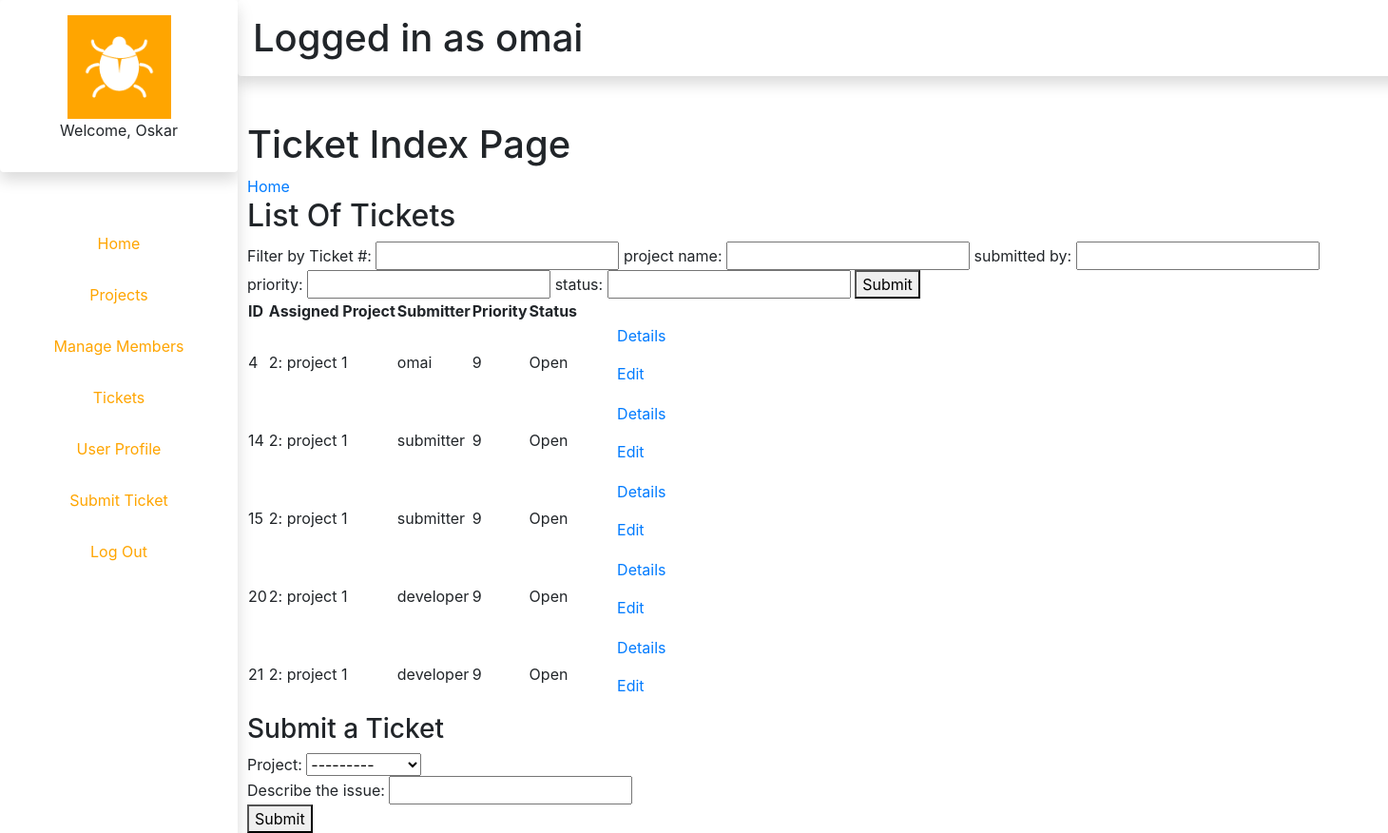
Page /tickets/ (signed in) on the committed database.
### authenticate/models.py (models this page shows)
class NewUser(AbstractBaseUser, PermissionsMixin):
	email = models.EmailField(_('email address'), unique=True)
	user_name = models.CharField(max_length=150, unique=True)
	first_name = models.CharField(max_length=150, blank=True)
	start_date = models.DateTimeField(default=timezone.now)
	pfp = models.ImageField(default="pfp1.jpg",null=True,blank=True)
	about = models.TextField(_(
		'about'), max_length=150, blank=True)
	is_staff = models.BooleanField(default=False)
	is_active = models.BooleanField(default=True)
	objects = CustomAccountManager()
	USERNAME_FIELD = "email"
	REQUIRED_FIELDS = ['user_name', 'first_name']
	def __str__(self):
		return self.user_name

### tickets/models.py (models this page shows, shortened)
class Ticket(models.Model):
	priorityChoices = (
		('1','1'),
		('2','2'),
		('3','3'),
		('4','4'),
		('5','5'),
		('6','6'),
		('7','7'),
		('8','8'),
		('9','9'),
	)
	statusChoices = (
		('Closed','Closed'),
		('Open','Open'),
	)
	raceChoices = (
		('Bugs/Errors','Bugs/Errors'),
	)
	project = models.ForeignKey(Project, on_delete=models.CASCADE,related_name="project_tickets")
	personnel = models.ForeignKey(ProjectMember, on_delete=models.SET_NULL , related_name="assigned_ticket" , null=True,default=None, blank=True)
	submitter = models.ForeignKey(settings.AUTH_USER_MODEL, on_delete=models.SET_NULL,null=True,related_name="user_tickets")
	description = models.CharField(max_length=100)
	priority = models.CharField(max_length=100,choices= priorityChoices)
	status = models.CharField(max_length=100, choices = statusChoices)
	race = models.CharField(max_length=100,choices = raceChoices)
	timeCreated = models.DateTimeField(auto_now_add=True)
	lastEdited = models.DateTimeField(default = datetime.datetime(2020,1,1,0,0,0))

### projects/models.py (models this page shows)
class Project(models.Model):
	submitter = models.ForeignKey(settings.AUTH_USER_MODEL, on_delete=models.CASCADE , related_name= "projects_created")
	name = models.CharField(max_length=64)
	description = models.CharField(max_length=100)
	class Meta:
		unique_together = ["name", 'submitter']
	def __str__(self):
		return u'{0}'.format(str(self.id) + ": " + self.name)

### authenticate/decorators.py (the view)
		def wrapper_func(request, *args,**kwargs):
			group = None
			if request.user.groups.exists():
				group = request.user.groups.all()[0].name
			if group in allowed_roles:
				return view_func(request,*args,**kwargs)
			else:
				return HttpResponse("You are not authorized to view this page")

### tickets/forms.py
class SubmitTicketForm(forms.Form):
	project = forms.ModelChoiceField(queryset= Project.objects.all(), label=None)
	description = forms.CharField(max_length=1000, label="Describe the issue")
	class Meta:
		model = Ticket
		fields = ['project','description']

### tickets/views.py (called while the page is built)
@login_required(login_url='authenticate:login')
@allowed_users(allowed_roles = ['admin','developer',])
def index(request):
	ticket_list = Ticket.objects.all()
	ticket_filter = TicketFilter(request.GET,queryset=ticket_list)
	ticket_list = ticket_filter.qs
	context={
		'ticket_list': ticket_list,
		'ticket_filter': ticket_filter,
		'form': SubmitTicketForm(),
	}
	return render(request, "tickets/index.html",context)

### tickets/templates/tickets/index.html (shortened to what this page needs)
{% extends "authenticate/layout.html" %}
{% block body %}
	<div><h1>Ticket Index Page</h1></div>
	<a href="{% url 'authenticate:home' %}">Home</a>
	<div><h2>List Of Tickets</h2></div>
	<div>
		<form method="get">
			Filter by
			{% for field in ticket_filter.form %}
				{{field.label}}: {{ field }}
			{% endfor %}
			<button type="submit">Submit</button>
			<br>
		</form>
	</div>
	<div>
		<table>
			<div>
				<tr>
					<th>ID</th>
					<th>Assigned Project</th>
					<th>Submitter</th>
					<th>Priority</th>
					<th>Status</th>
					<th>      </th>
				</tr>
			</div>
			{% for ticket in ticket_list %}
				<div>
					<tr>
						<td>{{ticket.id}}</td>
						<td>{{ticket.project}}</td>
						<td>{{ticket.submitter}}</td>
						<td>{{ticket.priority}}</td>
						<td>{{ticket.status}}</td>
						<td><ul>
								<a href="{% url 'tickets:details' ticket.id %}">Details</a>
							</ul>
							<ul>
								<a href="{% url 'tickets:edit' ticket.id %}">Edit</a>
							</ul>
						</td>
					</tr>
				</div>
			{%endfor%}
		</table>
	</div>
	<div>
		<form method="post" action="{% url 'tickets:submit' %}">
			<h3>Submit a Ticket</h3>
			{%for field in form%}
				{{field.label}}: {{field}} <br>
			{%endfor%}
			<button type="submit">Submit</button>
		</form>
	</div>
{% endblock %}

### authenticate/templates/authenticate/layout.html (shortened to what this page needs)
{% load static %}
<!DOCTYPE html>
<html>
<head>
		<link rel="stylesheet" href="https://stackpath.bootstrapcdn.com/bootstrap/4.3.1/css/bootstrap.min.css">
		<link rel="stylesheet" type= "text/css" href="{% static '/css/style.css' %}">
</head>
<body>
	<div id="nav" class="shadow">
		<ul>
			<div class="shadow p-3 mb-5 rounded">
				<img src="{%static 'logo.png' %}">
				<p>Welcome, {{user.first_name}}</p>
			</div>
			{%if request.user.is_superuser%}
				<li><a href="{%url 'authenticate:home' %}">Home</a></li>
				<li><a href="{%url 'projects:index' %}">Projects</a></li>
				<li><a href="{%url 'projects:personnel' %}">Manage Members</a></li>
			{%endif%}
			{%if request.user.is_staff%}
				<li><a href="{%url 'tickets:index' %}">Tickets</a></li>
			{%endif%}
				<li><a href="{%url 'user_profile:index' %}">User Profile</a></li>
				<li><a href="{%url 'tickets:submit' %}">Submit Ticket</a></li>
				<li><a href="{%url 'authenticate:logout' %}">Log Out</a></li>
		</ul>
	</div>
	<div id="topbar" class="shadow p-3 mb-5 bg-white rounded">
		<div>
			<h1>Logged in as {{user.user_name}}</h1>
		</div>
	</div>
	<div id="main" class="justify-content-center">
		{% block body%}
		{%endblock%}
	</div>
</body>
</html>

### static/css/style.css (style rules this page uses)
#nav { height:100%; width:250px; position:fixed; z-index:1; top:0; left:0; overflow:hidden; background-color:white; text-align: center; }
#nav ul img { height:50%; width:50%; right:0; background-color: orange; }
#nav ul { margin: 0px; padding: 0px; }
#nav ul li { list-style-type: none; }
#nav ul li a { padding: 15px; display: block; background-color:white; color: orange; tex-decoration:none; transition: .5s background-color; }
#topbar { background-color:white; margin-left:250px; height:80px; width:100%; }
#main { margin-left:250px; padding:0px 10px; }

### rows in the picture
NewUser: first_name "Oskar", user_name "omai"
Ticket: id "4", project "2: project 1", submitter "omai", priority "9", status "Open"
Ticket: id "14", project "2: project 1", submitter "submitter", priority "9", status "Open"
Ticket: id "15", project "2: project 1", submitter "submitter", priority "9", status "Open"
Ticket: id "20", project "2: project 1", submitter "developer", priority "9", status "Open"
Ticket: id "21", project "2: project 1", submitter "developer", priority "9", status "Open"

### other values in the picture
{{ field.label }} "Ticket #" "project name" "submitted by" "priority" "status"
{{ field.label }} "Project" "Describe the issue"
